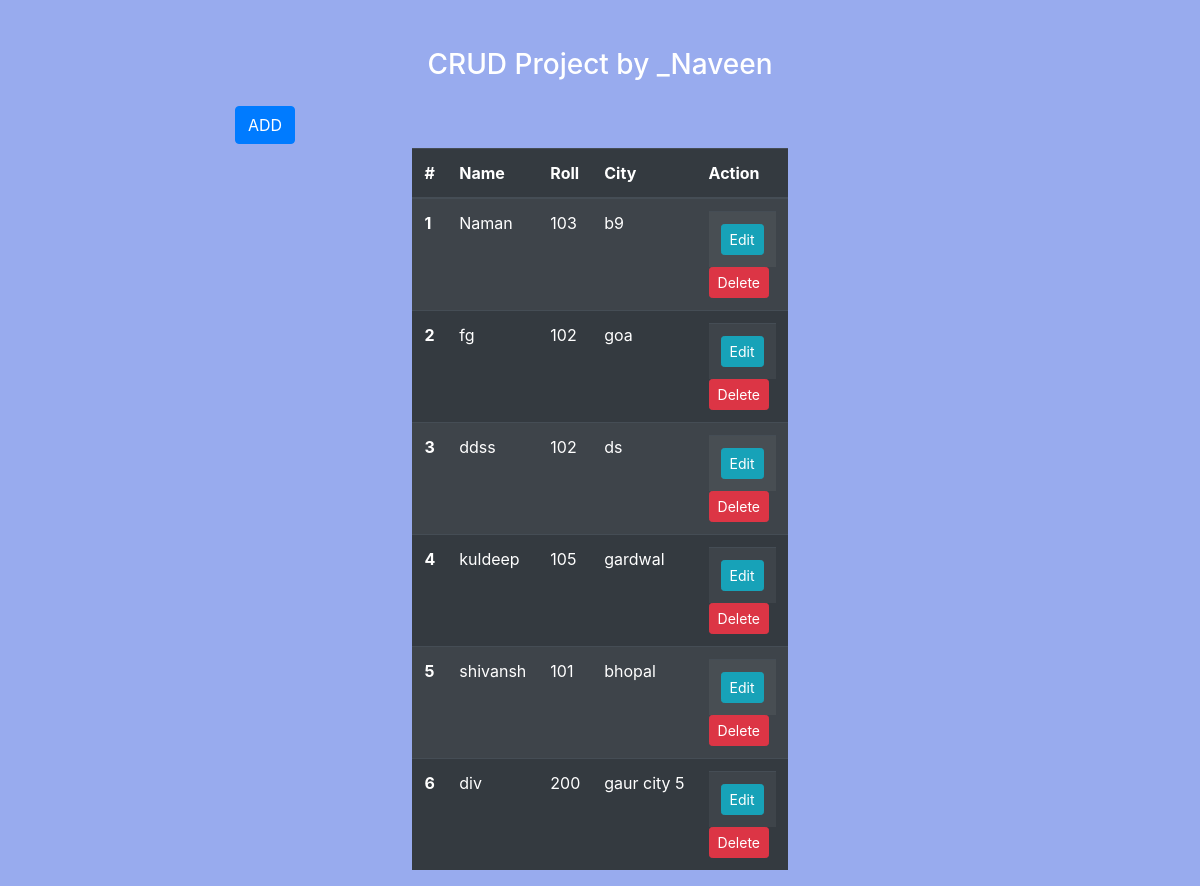
The page / on the database its author committed.
### core/models.py (models this page shows)
class Student(models.Model):
    name = models.CharField(max_length=60)
    roll = models.IntegerField()
    city = models.CharField(max_length=100)

### core/views.py (the view)
# urls.py: path('', Home.as_view(), name='home'),
class Home(View):
    def get(self, request):
        stu_data = Student.objects.all()
        return render(request, 'core/home.html',{'studata':stu_data})

### core/templates/core/home.html (shortened to what this page needs)
{% extends 'core/base.html' %}
{% block main_content %}
<section class="container">
    <div class="row justify-content-around text-center text-white mt-5">
    <div class="col-sim-8">
    <h3> CRUD Project by _Naveen </h3>
    </div>
</div>
<div class="row justify-content-around mt-3">
<div class="col-sm-8">
    <a href="{% url 'add-student' %}" class="btn btn-primary float-end"> ADD</a>
</div>
</div>
<div class="row justify-content-around text-white mt-1">
    <div class="col-sim-8">
    <table class="table table-striped table-dark">
        <thead>
            <tr>
              <th scope="col">#</th>
              <th scope="col">Name</th>
              <th scope="col">Roll</th>
              <th scope="col">City</th>
              <th scope="col">Action</th>
            </tr>
          </thead>
          <tbody>
            {% for stud in studata %}
              <tr>
                <th scope="row">{{forloop.counter}}</th>
                <td>{{stud.name}}</td>
                <td>{{stud.roll}}</td>
                <td>{{stud.city}}</td>
                <td class="aline-inline">
                      <table>
                        <tr>
                          <td>
                            <a href="{% url 'edit-student' stud.id %}" class="btn btn-sm btn-info" > Edit </a>
                          </td>
                        </tr>
                      </table>
                      <form action="" method='Get'>
                        <input type="submit" value="Delete" class ="btn btn-danger btn-sm">
                      </form>
                </td>
              </tr>
            {% endfor %}
          </tbody>
    </table>
    </section></div>
{% endblock main_content %}

### core/templates/core/base.html (shortened to what this page needs)
<!doctype html>
<html lang="en">
{% load static %}
  <head>
    <link rel="stylesheet" href="https://cdn.jsdelivr.net/npm/bootstrap@4.4.1/dist/css/bootstrap.min.css">
    <link rel="stylesheet" href="{% static 'css/base.css'%}">
  </head>
  <body>
    {% block main_content %}{% endblock main_content %}
  </body>
</html>

### core/static/css/base.css (style rules this page uses)
body { background-color: #98ABEE; }

### rows shown on the page
Student: name "Naman", roll "103", city "b9"
Student: name "fg", roll "102", city "goa"
Student: name "ddss", roll "102", city "ds"
Student: name "kuldeep", roll "105", city "gardwal"
Student: name "shivansh", roll "101", city "bhopal"
Student: name "div", roll "200", city "gaur city 5"
